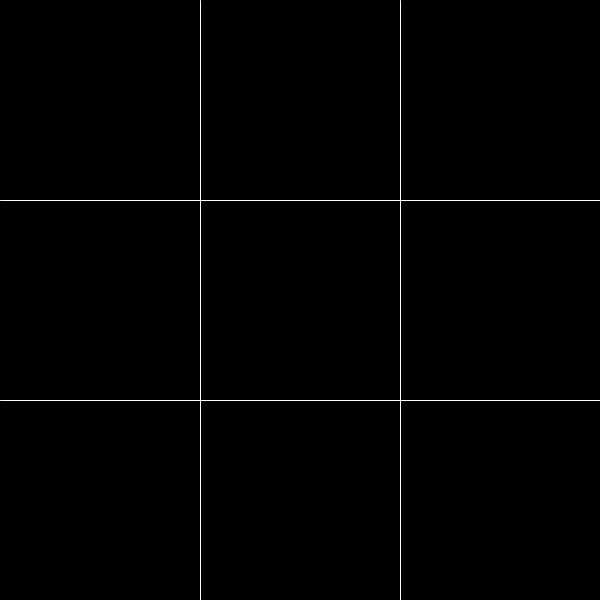
Frame 1 (no input)
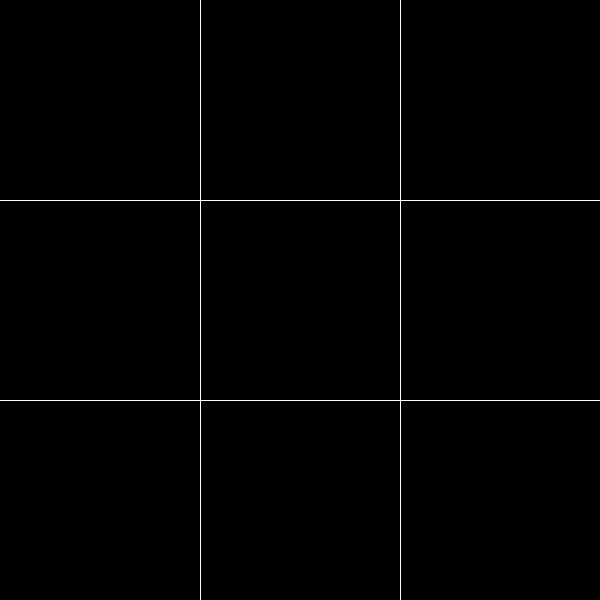
Frame 60 (the mouse pressed at the canvas centre just before this capture)
Frame 120 (the mouse held since frame 60 and released just before this capture): identical to frame 60, image omitted

The Processing sketch that drew these frames (run headless with seeded random() and noise(); from frame 60 on, the mouse is pressed at the canvas centre):

// Processing sketch: ticTacToe
// ── ticTacToe.pde
int flag[][];
int x, y;
int emptyTile = 0, AITile = 2, playerTile = 1;
int gameOverStatus;


void setup(){
  size(600, 600);
  background(0);
  stroke(255);
  flag = new int[3][3];
}


void draw(){
  drawBoard();
}


void mousePressed(){
  if(gameOverStatus == 1){
    noLoop();return; }
  int x_ = floor(mouseX / (width / 3));
  int y_ = floor(mouseY / (height / 3));
  if(flag[x_][y_] == emptyTile){
    flag[x_][y_] = playerTile;
    checkGameOver();
  }
  else{ 
    print("Invalid move\n");
    return;
  }
  textMode(CENTER);
  textSize(100);
  text("O", (x_+0.3)*200, (y_+0.7)*200);
  computeMove();
  text("X", (x+0.3)*200, (y+0.7)*200); 
  checkGameOver();
}

// ── checkGameOver.pde
void checkGameOver(){
  int count = 0, diagCount = 0;
  //Comments are from the user's perspective.
  //Checks if you won by completing a row.
  for(int i=0;i<3;i++){ 
    count = 0;
    for(int j=0;j<3;j++){
      if(flag[i][j] == playerTile)
        count++;
        if(count == 3){
          gameOverStatus = 1;
          text("YOU WON", 80, 300);
          return;
        }
    }
  }
  
  
  
  //Checks if you won by completing a column.
  for(int j=0;j<3;j++){
    count = 0;   
    for(int i=0;i<3;i++){ 
      if(flag[i][j] == playerTile)
        count++;
        if(count == 3){
            gameOverStatus = 1;
          text("YOU WON", 80, 300);
          return;
        }
    }
  }
 
 
  //Checks you won by completing a left to right diagonal.
  diagCount = 0;
  for(int i=0;i<3;i++){
    if(flag[i][i] == playerTile)
      diagCount++;
    if(diagCount == 3){
      gameOverStatus = 1;
          text("YOU WON", 80, 300);
          return;
    }
  }
  
  //Checks you won by completing a right to left  diagonal.
  diagCount = 0;
  for(int i=0;i<3;i++){
    if(flag[i][2-i] == playerTile)
      diagCount++;
    if(diagCount == 3){
      gameOverStatus = 1;
      text("YOU WON", 80, 300);
      return;
    }
  }
 
 //Checks if your opponent won by completing a row.
  for(int i=0;i<3;i++){ 
    count = 0;
    for(int j=0;j<3;j++){
      if(flag[i][j] == AITile)
        count++;
        if(count == 3){
          gameOverStatus = 1;
          text("YOU LOSE", 80, 300);
          return;
        }
    }
  }
    
  
  //Checks if your opponent won by completing a column.
  for(int j=0;j<3;j++){
    count = 0;   
    for(int i=0;i<3;i++){ 
      if(flag[i][j] == AITile)
        count++;
        if(count == 3){
          gameOverStatus = 1;
          text("YOU LOSE", 80, 300);
          return;
        }
    }
  }
  
  //Checks your opponent won by completing a left to right diagonal.
  diagCount = 0;
  for(int i=0;i<3;i++){
    if(flag[i][i] == AITile)
      diagCount++;
    if(diagCount == 3){
      gameOverStatus = 1;
      text("YOU LOSE", 80, 300); 
      return;
    }
  }
  
  //Checks your opponent won by completing a right to left diagonal.
  diagCount = 0;
  for(int i=0;i<3;i++){
    if(flag[i][2-i] == AITile)
      diagCount++;
    if(diagCount == 3){
      gameOverStatus = 1;
      text("YOU LOSE", 80, 300);
      return;
    }
  }
  
  //Checks if it was a draw.
  int emptyTileCount = 0;
  for(int i = 0; i < 3; i++)
    for(int j = 0; j < 3; j++)
      if(flag[i][j] == emptyTile)
        emptyTileCount++;
  if(emptyTileCount == 0){
    gameOverStatus = 1;
      text("DRAW", 160, 300);
      return;
  }
}

// ── computeMove.pde
void computeMove(){
  int count = 0;
  for(int i = 0; i < 3; i++)
    for(int j = 0; j < 3; j++)
      if(flag[i][j] == emptyTile)
        count++;
  if(count > 0){
    x = floor(random(0, 3));
    y = floor(random(0, 3));
    if(flag[x][y] != emptyTile)
      computeMove();
    else
      println(x + " " + y);
      flag[x][y] = AITile;
  }
}

// ── drawBoard.pde
void drawBoard(){
  line(width/3, 0, width/3, height);
  line(2*width/3, 0, 2*width/3, height);
  line(0, height/3, width, height/3);
  line(0, 2*height/3, width, 2*height/3);
}
